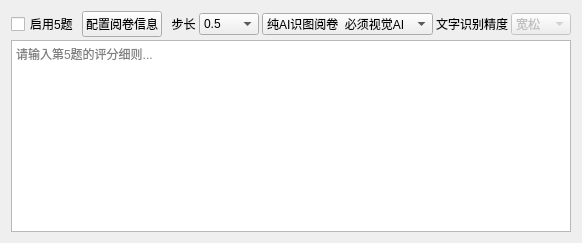
          <widget class="QWidget" name="tab_question5">
           <attribute name="title">
            <string>题目5</string>
           </attribute>
           <layout class="QVBoxLayout" name="verticalLayout_q5">
            <property name="spacing">
             <number>3</number>
            </property>
            <item>
             <layout class="QHBoxLayout" name="horizontalLayout_q5_header">
              <item>
               <widget class="QCheckBox" name="enableQuestion5">
                <property name="text">
                 <string>启用5题</string>
                </property>
               </widget>
              </item>
              <item>
               <widget class="QPushButton" name="configQuestion5">
                <property name="text">
                 <string>配置阅卷信息</string>
                </property>
               </widget>
              </item>
              <item>
               <widget class="QLabel" name="label_step5">
                <property name="sizePolicy">
                 <sizepolicy hsizetype="Fixed" vsizetype="Preferred">
                  <horstretch>0</horstretch>
                  <verstretch>0</verstretch>
                 </sizepolicy>
                </property>
                <property name="text">
                 <string>  步长</string>
                </property>
               </widget>
              </item>
              <item>
               <widget class="QComboBox" name="score_rounding_step_5">
                <property name="sizePolicy">
                 <sizepolicy hsizetype="Fixed" vsizetype="Fixed">
                  <horstretch>0</horstretch>
                  <verstretch>0</verstretch>
                 </sizepolicy>
                </property>
                <property name="minimumSize">
                 <size>
                  <width>60</width>
                  <height>0</height>
                 </size>
                </property>
                <item>
                 <property name="text">
                  <string>0.5</string>
                 </property>
                </item>
                <item>
                 <property name="text">
                  <string>1</string>
                 </property>
                </item>
               </widget>
              </item>
              <item>
               <widget class="QComboBox" name="ocr_mode_5">
                <property name="sizePolicy">
                 <sizepolicy hsizetype="Fixed" vsizetype="Fixed">
                  <horstretch>0</horstretch>
                  <verstretch>0</verstretch>
                 </sizepolicy>
                </property>
                <property name="minimumSize">
                 <size>
                  <width>160</width>
                  <height>0</height>
                 </size>
                </property>
                <item>
                 <property name="text">
                  <string>纯AI识图阅卷  必须视觉AI</string>
                 </property>
                </item>
                <item>
                 <property name="text">
                  <string>百度OCR识别文字+AI评阅</string>
                 </property>
                </item>
               </widget>
              </item>
              <item>
               <widget class="QLabel" name="label_15_q5">
                <property name="sizePolicy">
                 <sizepolicy hsizetype="Fixed" vsizetype="Preferred">
                  <horstretch>0</horstretch>
                  <verstretch>0</verstretch>
                 </sizepolicy>
                </property>
                <property name="text">
                 <string>文字识别精度</string>
                </property>
               </widget>
              </item>
              <item>
               <widget class="QComboBox" name="ocr_quality_5">
                <property name="enabled">
                 <bool>false</bool>
                </property>
                <property name="sizePolicy">
                 <sizepolicy hsizetype="Fixed" vsizetype="Fixed">
                  <horstretch>0</horstretch>
                  <verstretch>0</verstretch>
                 </sizepolicy>
                </property>
                <property name="minimumSize">
                 <size>
                  <width>60</width>
                  <height>0</height>
                 </size>
                </property>
                <item>
                 <property name="text">
                  <string>宽松</string>
                 </property>
                </item>
                <item>
                 <property name="text">
                  <string>适度</string>
                 </property>
                </item>
                <item>
                 <property name="text">
                  <string>严格</string>
                 </property>
                </item>
               </widget>
              </item>
             </layout>
            </item>
            <item>
             <widget class="QPlainTextEdit" name="StandardAnswer_text_5">
              <property name="placeholderText">
               <string>请输入第5题的评分细则...</string>
              </property>
             </widget>
            </item>
           </layout>
          </widget>
